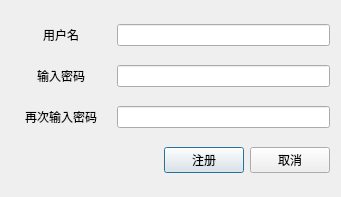
<?xml version="1.0" encoding="UTF-8"?>
<ui version="4.0">
 <class>LoginDlg</class>
 <widget class="QDialog" name="LoginDlg">
  <property name="geometry">
   <rect>
    <x>0</x>
    <y>0</y>
    <width>341</width>
    <height>197</height>
   </rect>
  </property>
  <property name="windowTitle">
   <string>注册</string>
  </property>
  <layout class="QVBoxLayout" name="verticalLayout">
   <item>
    <layout class="QHBoxLayout" name="horizontalLayout">
     <item>
      <widget class="QLabel" name="label">
       <property name="minimumSize">
        <size>
         <width>100</width>
         <height>0</height>
        </size>
       </property>
       <property name="text">
        <string>用户名</string>
       </property>
       <property name="alignment">
        <set>Qt::AlignCenter</set>
       </property>
      </widget>
     </item>
     <item>
      <widget class="QLineEdit" name="DlglEditUser"/>
     </item>
    </layout>
   </item>
   <item>
    <layout class="QHBoxLayout" name="horizontalLayout_2">
     <item>
      <widget class="QLabel" name="label_2">
       <property name="minimumSize">
        <size>
         <width>100</width>
         <height>0</height>
        </size>
       </property>
       <property name="text">
        <string>输入密码</string>
       </property>
       <property name="alignment">
        <set>Qt::AlignCenter</set>
       </property>
      </widget>
     </item>
     <item>
      <widget class="QLineEdit" name="DlglEditPasswd">
       <property name="echoMode">
        <enum>QLineEdit::Password</enum>
       </property>
      </widget>
     </item>
    </layout>
   </item>
   <item>
    <layout class="QHBoxLayout" name="horizontalLayout_3">
     <item>
      <widget class="QLabel" name="label_3">
       <property name="minimumSize">
        <size>
         <width>100</width>
         <height>0</height>
        </size>
       </property>
       <property name="text">
        <string>再次输入密码</string>
       </property>
       <property name="alignment">
        <set>Qt::AlignCenter</set>
       </property>
      </widget>
     </item>
     <item>
      <widget class="QLineEdit" name="DlglEditPasswdAgain">
       <property name="echoMode">
        <enum>QLineEdit::Password</enum>
       </property>
      </widget>
     </item>
    </layout>
   </item>
   <item>
    <layout class="QHBoxLayout" name="horizontalLayout_4">
     <item>
      <spacer name="horizontalSpacer">
       <property name="orientation">
        <enum>Qt::Horizontal</enum>
       </property>
       <property name="sizeHint" stdset="0">
        <size>
         <width>40</width>
         <height>20</height>
        </size>
       </property>
      </spacer>
     </item>
     <item>
      <widget class="QPushButton" name="btnRegiser_2">
       <property name="text">
        <string>注册</string>
       </property>
      </widget>
     </item>
     <item>
      <widget class="QPushButton" name="btnCancel">
       <property name="text">
        <string>取消</string>
       </property>
      </widget>
     </item>
    </layout>
   </item>
  </layout>
 </widget>
 <layoutdefault spacing="6" margin="11"/>
 <resources/>
 <connections/>
</ui>
